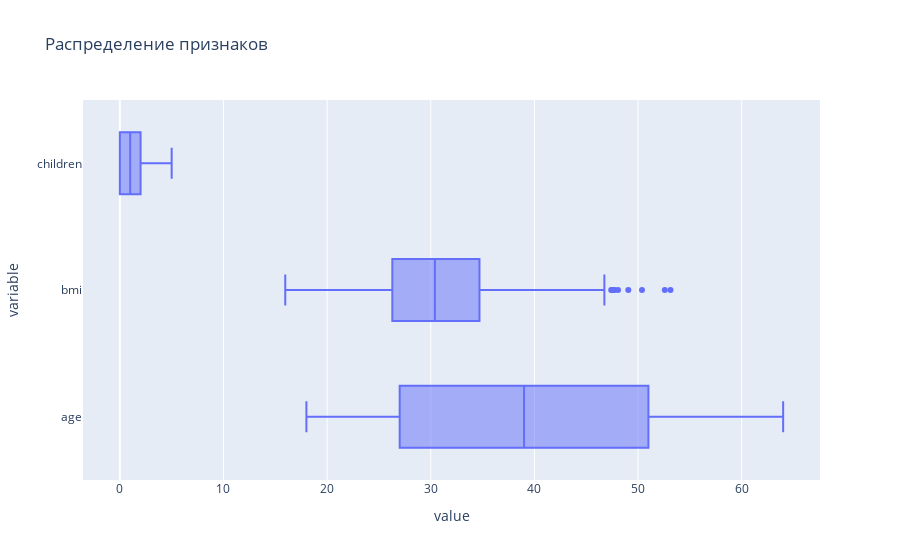

Notebook code for this chart:
### Code cell
fig = px.box(
    data,
    x = ['age', 'bmi', 'children'],
    # labels={'salary_in_usd': "зарплата (USD)", 'y': 'Распределение'},
    title='Распределение признаков',
    # marginal='box',
    )

fig.show()

### Figure 1 — Plotly figure (JSON) as saved in the notebook; plotly's stock layout.template omitted (floating-point values rounded to 4 significant figures; data arrays with more than 128 entries replaced by an {"elided": "..."} marker saying what was removed)
{"data": [{"alignmentgroup": "True", "hovertemplate": "value=%{x}<br>variable=%{y}<extra></extra>", "legendgroup": "", "marker": {"color": "#636efa"}, "name": "", "notched": false, "offsetgroup": "", "orientation": "h", "showlegend": false, "type": "box", "x": {"elided": "4014 float values"}, "x0": " ", "xaxis": "x", "y": {"elided": "4014 str values"}, "y0": " ", "yaxis": "y"}], "layout": {"boxmode": "group", "legend": {"tracegroupgap": 0}, "title": {"text": "Распределение признаков"}, "xaxis": {"anchor": "y", "domain": [0, 1], "title": {"text": "value"}}, "yaxis": {"anchor": "x", "domain": [0, 1], "title": {"text": "variable"}}}}
